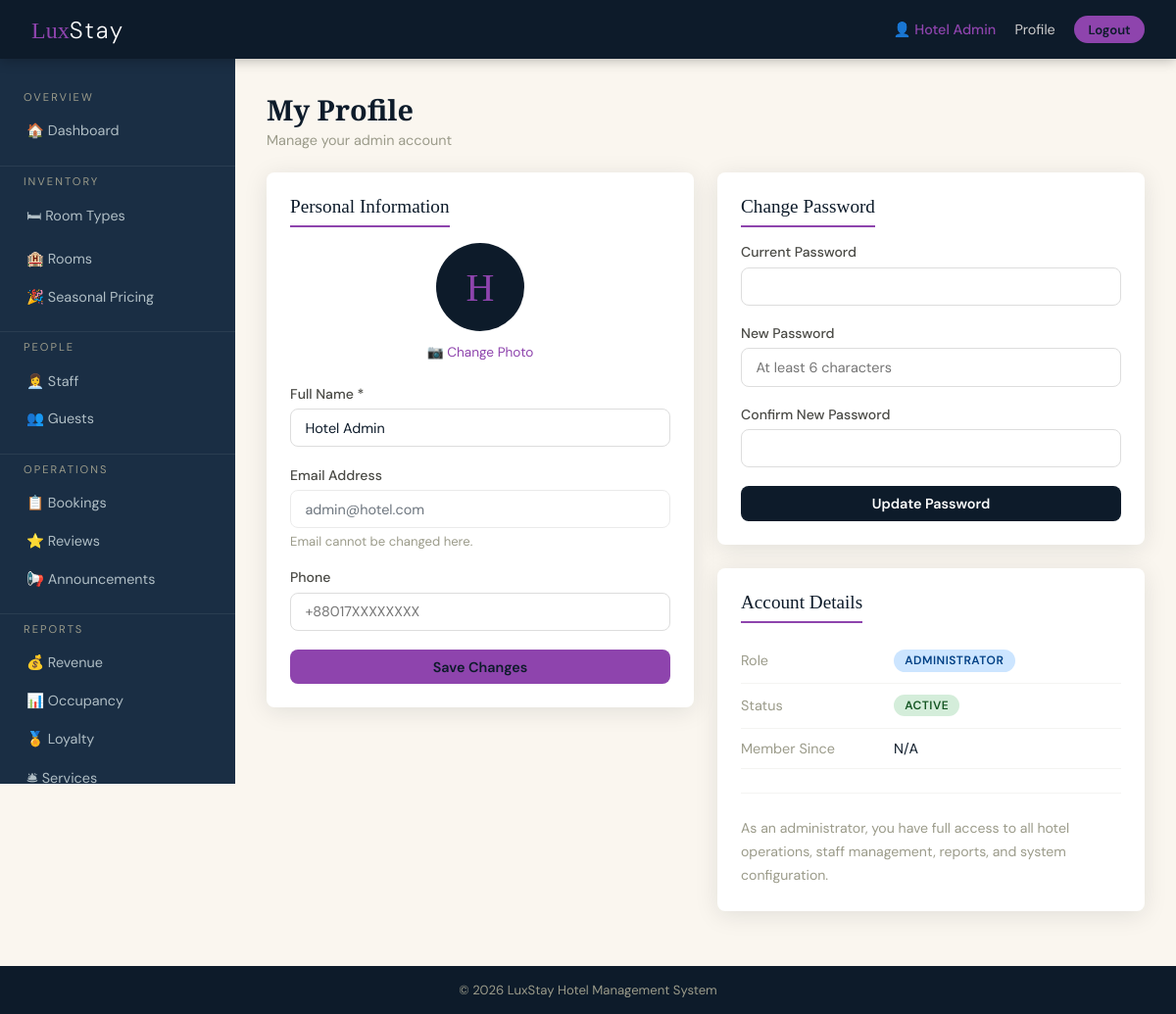
/admin/views/profile.php (signed in), run on the app's committed database.
### tables this page shows
CREATE TABLE IF NOT EXISTS users (
    id INT AUTO_INCREMENT PRIMARY KEY,
    name VARCHAR(150) NOT NULL,
    email VARCHAR(150) NOT NULL UNIQUE,
    password_hash VARCHAR(255) NOT NULL,
    phone VARCHAR(30),
    nationality VARCHAR(100),
    id_number VARCHAR(100),
    role ENUM('guest','receptionist','housekeeping','admin') NOT NULL DEFAULT 'guest',
    profile_pic VARCHAR(255) DEFAULT NULL,
    is_active TINYINT(1) DEFAULT 1,
    created_at DATETIME DEFAULT CURRENT_TIMESTAMP
);

### includes/auth.php (called while the page is built, shortened)
<?php
function isLoggedIn() {
    return isset($_SESSION['user_id']);
}
function currentUser() {
    return [
        'id'   => $_SESSION['user_id'] ?? null,
        'name' => $_SESSION['name'] ?? '',
        'role' => $_SESSION['role'] ?? '',
        'email'=> $_SESSION['email'] ?? '',
    ];
}
function sanitize($str) {
    return htmlspecialchars(trim($str), ENT_QUOTES, 'UTF-8');
}

### admin/models/AdminModel.php (called while the page is built, shortened)
<?php
class AdminModel {
    private $db;
    public function __construct() { $this->db = getDB(); }
    public function getUserById($id) {
        $stmt = $this->db->prepare("SELECT * FROM users WHERE id=?");
        $stmt->bind_param('i',$id); $stmt->execute();
        $r = $stmt->get_result()->fetch_assoc(); $stmt->close(); return $r ?? [];
    }
}

### config/db.php (called while the page is built, shortened)
<?php
function getDB() {
    static $conn = null;
    if ($conn === null) {
        $conn = new mysqli(DB_HOST, DB_USER, DB_PASS, DB_NAME);
        $conn->set_charset('utf8mb4');
    }
    return $conn;
}

### admin/views/profile.php (the view, shortened to what this page needs)
<?php
require_once __DIR__ . '/../models/AdminModel.php';
$model  = new AdminModel();
$userId = $_SESSION['user_id'];
$user   = $model->getUserById($userId);
$activeRole = 'admin';
include BASE_PATH . '/includes/header.php';
?>
<div class="page-wrapper">
<?php include __DIR__ . '/sidebar.php'; ?>
<main class="main-content">
  <div class="page-header">
    <div>
      <h1 class="page-title">My Profile</h1>
      <p class="page-subtitle">Manage your admin account</p>
    </div>
  </div>
  <div style="display:grid;grid-template-columns:1fr 1fr;gap:1.5rem;align-items:start">
    <div class="card">
      <div class="card-title">Personal Information</div>
      <form method="POST" action="<?= BASE_URL ?>/admin/controllers/admin_controller.php" enctype="multipart/form-data">
        <div style="text-align:center;margin-bottom:1.5rem">
          <?php if (!empty($user['profile_pic'])): ?>
          <img src="<?= BASE_URL ?>/<?= sanitize($user['profile_pic']) ?>"
               style="width:90px;height:90px;border-radius:50%;object-fit:cover;border:3px solid var(--gold)">
          <?php else: ?>
          <div style="width:90px;height:90px;border-radius:50%;background:var(--navy);color:var(--gold);display:flex;align-items:center;justify-content:center;font-size:2.5rem;margin:0 auto;font-family:'Playfair Display',serif">
            <?= strtoupper(substr($user['name'] ?? 'A', 0, 1)) ?>
          </div>
          <?php endif; ?>
          <div style="margin-top:0.6rem">
            <label style="cursor:pointer;color:var(--gold);font-size:0.85rem">
              📷 Change Photo
            </label>
          </div>
        </div>
        <div class="form-group">
          <label class="form-label">Full Name *</label>
          <input type="text" name="name" class="form-control"
                 value="<?= sanitize($user['name'] ?? '') ?>" required>
        </div>
        <div class="form-group">
          <label class="form-label">Email Address</label>
          <input type="email" class="form-control"
                 value="<?= sanitize($user['email'] ?? '') ?>" disabled
                 style="opacity:0.6;cursor:not-allowed">
          <span class="form-hint">Email cannot be changed here.</span>
        </div>
        <div class="form-group">
          <label class="form-label">Phone</label>
          <input type="tel" name="phone" class="form-control"
                 value="<?= sanitize($user['phone'] ?? '') ?>"
                 placeholder="+88017XXXXXXXX">
        </div>
        <button type="submit" class="btn btn-primary" style="width:100%">
          Save Changes
        </button>
      </form>
    </div>
    <div>
      <div class="card">
        <div class="card-title">Change Password</div>
        <form method="POST" action="<?= BASE_URL ?>/admin/controllers/admin_controller.php">
          <div class="form-group">
            <label class="form-label">Current Password</label>
            <input type="password" name="old_password" class="form-control" required>
          </div>
          <div class="form-group">
            <label class="form-label">New Password</label>
            <input type="password" name="new_password" class="form-control"
                   required minlength="6" placeholder="At least 6 characters">
          </div>
          <div class="form-group">
            <label class="form-label">Confirm New Password</label>
            <input type="password" name="confirm_password" class="form-control" required>
          </div>
          <button type="submit" class="btn btn-secondary" style="width:100%">
            Update Password
          </button>
        </form>
      </div>
      <div class="card">
        <div class="card-title">Account Details</div>
        <table style="width:100%;font-size:0.9rem">
          <tr>
            <td style="color:var(--gray-mid);padding:0.4rem 0;width:140px">Role</td>
            <td><span class="badge badge-occupied">Administrator</span></td>
          </tr>
          <tr>
            <td style="color:var(--gray-mid);padding:0.4rem 0">Status</td>
            <td><span class="badge badge-available">Active</span></td>
          </tr>
          <tr>
            <td style="color:var(--gray-mid);padding:0.4rem 0">Member Since</td>
            <td><?= !empty($user['created_at']) ? date('F j, Y', strtotime($user['created_at'])) : 'N/A' ?></td>
          </tr>
        </table>
        <hr class="divider">
        <div style="font-size:0.88rem;color:var(--gray-mid);line-height:1.7">
          <p>As an administrator, you have full access to all hotel operations, staff management, reports, and system configuration.</p>
        </div>
      </div>
    </div>
  </div>
</main>
</div>
<?php include BASE_PATH . '/includes/footer.php'; ?>

### includes/header.php (shortened to what this page needs)
<?php
$user = currentUser();
?>
<!DOCTYPE html>
<html lang="en">
<head>
<link rel="stylesheet" href="<?= BASE_URL ?>/assets/css/main.css">
</head>
<body class="role-<?= sanitize($activeRole ?? 'guest') ?>">
<nav class="topnav">
  <div class="topnav-brand">
    <a href="<?= BASE_URL ?>"><span class="brand-lux">Lux</span><span class="brand-stay">Stay</span></a>
  </div>
  <div class="topnav-links">
    <?php if (isLoggedIn()): ?>
      <span class="nav-user">👤 <?= sanitize($user['name']) ?></span>
      <a href="<?= BASE_URL ?>/<?= $activeRole ?? 'guest' ?>/views/profile.php">Profile</a>
      <a href="<?= BASE_URL ?>/controllers/auth_controller.php?action=logout" class="btn-logout">Logout</a>
    <?php else: ?>
      <a href="<?= BASE_URL ?>/index.php">Login</a>
    <?php endif; ?>
  </div>
</nav>

### assets/css/main.css (style rules this page uses)
:root { --gold: #C9A84C; --gold-lt: #F0D98A; --navy: #0D1B2A; --navy-mid: #1A2E44; --cream: #FAF6EF; --white: #FFFFFF; --gray-lt: #F4F4F2; --gray-mid: #9B9B8A; --gray-dk: #4A4A45; --danger: #C0392B; --success: #1E7E34; --warning: #E07B00; --info: #1565C0; --accent-guest: var(--gold); --accent-receptionist: #2E86AB; --accent-housekeeping: #3D9970; --accent-admin: #8E44AD; --radius: 8px; --shadow: 0 4px 24px rgba(13,27,42,0.10); --shadow-lg: 0 12px 48px rgba(13,27,42,0.18); --transition: 0.22s cubic-bezier(.4,0,.2,1); }
*, *::before, *::after { box-sizing: border-box; margin: 0; padding: 0; }
body { font-family: 'DM Sans', sans-serif; background: var(--cream); color: var(--navy); min-height: 100vh; display: flex; flex-direction: column; }
body.role-admin { --gold: #8E44AD; --gold-lt: #D7B8F3; }
.topnav { background: var(--navy); color: var(--white); display: flex; align-items: center; justify-content: space-between; padding: 0 2rem; height: 60px; position: sticky; top: 0; z-index: 100; box-shadow: 0 2px 12px rgba(0,0,0,0.25); }
.topnav-brand a { text-decoration: none; font-size: 1.5rem; }
.brand-lux { font-family: 'Playfair Display', serif; color: var(--gold); }
.brand-stay { font-family: 'DM Sans', sans-serif; color: var(--white); font-weight: 300; letter-spacing: 2px; }
.topnav-links { display: flex; align-items: center; gap: 1.2rem; }
.topnav-links a { color: #ccc; text-decoration: none; font-size: 0.9rem; transition: color var(--transition); }
.nav-user { color: var(--gold); font-weight: 500; font-size: 0.9rem; }
.btn-logout { background: var(--gold); color: var(--navy) !important; padding: 0.35rem 0.9rem; border-radius: 20px; font-weight: 600; font-size: 0.82rem !important; }
.page-wrapper { display: flex; flex: 1; }
.main-content { flex: 1; padding: 2rem; max-width: 1200px; }
.card { background: var(--white); border-radius: var(--radius); box-shadow: var(--shadow); padding: 1.5rem; margin-bottom: 1.5rem; }
.card-title { font-family: 'Playfair Display', serif; font-size: 1.2rem; color: var(--navy); margin-bottom: 1rem; padding-bottom: 0.5rem; border-bottom: 2px solid var(--gold); display: inline-block; }
.page-header { margin-bottom: 1.5rem; display: flex; align-items: center; justify-content: space-between; flex-wrap: wrap; gap: 1rem; }
.page-title { font-family: 'Playfair Display', serif; font-size: 1.8rem; color: var(--navy); }
.page-subtitle { color: var(--gray-mid); font-size: 0.9rem; margin-top: 0.2rem; }
.btn { display: inline-block; padding: 0.55rem 1.3rem; border-radius: var(--radius); font-size: 0.9rem; font-weight: 600; cursor: pointer; border: none; text-decoration: none; transition: all var(--transition); font-family: 'DM Sans', sans-serif; }
.btn-primary { background: var(--gold); color: var(--navy); }
.btn-secondary { background: var(--navy); color: var(--white); }
.form-group { margin-bottom: 1.2rem; }
.form-label { display: block; font-size: 0.88rem; font-weight: 500; color: var(--gray-dk); margin-bottom: 0.4rem; }
.form-control { width: 100%; padding: 0.6rem 0.9rem; border: 1.5px solid #ddd; border-radius: var(--radius); font-size: 0.9rem; font-family: 'DM Sans', sans-serif; background: var(--white); transition: border-color var(--transition), box-shadow var(--transition); color: var(--navy); }
.form-hint { color: var(--gray-mid); font-size: 0.82rem; margin-top: 0.3rem; display: block; }
table { width: 100%; border-collapse: collapse; font-size: 0.9rem; }
tbody tr { border-bottom: 1px solid var(--gray-lt); }
td { padding: 0.7rem 1rem; vertical-align: middle; }
.badge { display: inline-block; padding: 0.2rem 0.7rem; border-radius: 20px; font-size: 0.75rem; font-weight: 600; text-transform: uppercase; letter-spacing: 0.5px; }
.badge-available { background: #D4EDDA; color: #155724; }
.badge-occupied { background: #CCE5FF; color: #004085; }
.divider { border: none; border-top: 1px solid var(--gray-lt); margin: 1.5rem 0; }

### data on the page
users: name "Hotel Admin", name "H", email "admin@hotel.com"
